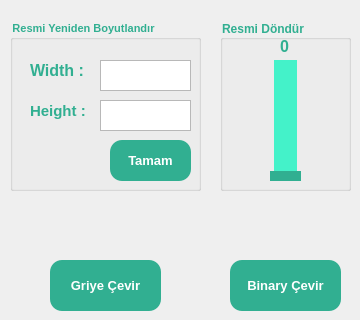
     <widget class="QWidget" name="tab_8">
      <attribute name="title">
       <string>Temel İşlemler</string>
      </attribute>
      <widget class="QGroupBox" name="groupBox_3">
       <property name="geometry">
        <rect>
         <x>10</x>
         <y>20</y>
         <width>191</width>
         <height>171</height>
        </rect>
       </property>
       <property name="font">
        <font>
         <pointsize>8</pointsize>
         <weight>75</weight>
         <bold>true</bold>
        </font>
       </property>
       <property name="styleSheet">
        <string notr="true">#groupBox_3{
color:#31AF91}</string>
       </property>
       <property name="title">
        <string>Resmi Yeniden Boyutlandır</string>
       </property>
       <widget class="QPushButton" name="t1_pb_resize">
        <property name="geometry">
         <rect>
          <x>100</x>
          <y>120</y>
          <width>81</width>
          <height>41</height>
         </rect>
        </property>
        <property name="font">
         <font>
          <pointsize>10</pointsize>
          <weight>75</weight>
          <bold>true</bold>
         </font>
        </property>
        <property name="styleSheet">
         <string notr="true">#t1_pb_resize{
background-color: #31AF91;
color: #fff;
border-radius: 12px;
}
#t1_pb_resize:hover{
background-color: #44F2C9;
color: #fff;
border-radius: 12px;
}</string>
        </property>
        <property name="text">
         <string>Tamam</string>
        </property>
       </widget>
       <widget class="QTextEdit" name="t1_te_height">
        <property name="geometry">
         <rect>
          <x>90</x>
          <y>80</y>
          <width>91</width>
          <height>31</height>
         </rect>
        </property>
       </widget>
       <widget class="QTextEdit" name="t1_te_width">
        <property name="geometry">
         <rect>
          <x>90</x>
          <y>40</y>
          <width>91</width>
          <height>31</height>
         </rect>
        </property>
       </widget>
       <widget class="QLabel" name="label_3">
        <property name="geometry">
         <rect>
          <x>20</x>
          <y>40</y>
          <width>61</width>
          <height>21</height>
         </rect>
        </property>
        <property name="font">
         <font>
          <pointsize>12</pointsize>
          <weight>75</weight>
          <bold>true</bold>
         </font>
        </property>
        <property name="styleSheet">
         <string notr="true">#label_3{
color :#31AF91}</string>
        </property>
        <property name="text">
         <string>Width :</string>
        </property>
       </widget>
       <widget class="QLabel" name="label_4">
        <property name="geometry">
         <rect>
          <x>20</x>
          <y>80</y>
          <width>61</width>
          <height>21</height>
         </rect>
        </property>
        <property name="font">
         <font>
          <pointsize>11</pointsize>
          <weight>75</weight>
          <bold>true</bold>
         </font>
        </property>
        <property name="styleSheet">
         <string notr="true">#label_4{
color :#31AF91}</string>
        </property>
        <property name="text">
         <string>Height :</string>
        </property>
       </widget>
      </widget>
      <widget class="QGroupBox" name="groupBox_2">
       <property name="geometry">
        <rect>
         <x>220</x>
         <y>20</y>
         <width>131</width>
         <height>171</height>
        </rect>
       </property>
       <property name="font">
        <font>
         <pointsize>9</pointsize>
         <weight>75</weight>
         <bold>true</bold>
        </font>
       </property>
       <property name="styleSheet">
        <string notr="true">#groupBox_2{
color:#31AF91}</string>
       </property>
       <property name="title">
        <string>Resmi Döndür</string>
       </property>
       <widget class="QSlider" name="t1_hs_rotate">
        <property name="geometry">
         <rect>
          <x>50</x>
          <y>40</y>
          <width>31</width>
          <height>121</height>
         </rect>
        </property>
        <property name="styleSheet">
         <string notr="true">#t1_hs_rotate:groove:vertical {
    background: #44F2C9;
    position: absolute;
    left: 4px; right: 4px;
}
#t1_hs_rotate:handle:vertical {
    height: 10px;
    background: #31AF91 ;
    margin: 0 -4px; /* expand outside the groove */
}</string>
        </property>
        <property name="maximum">
         <number>360</number>
        </property>
        <property name="singleStep">
         <number>5</number>
        </property>
        <property name="orientation">
         <enum>Qt::Vertical</enum>
        </property>
       </widget>
       <widget class="QLabel" name="t1_hs_lbl">
        <property name="geometry">
         <rect>
          <x>60</x>
          <y>20</y>
          <width>46</width>
          <height>13</height>
         </rect>
        </property>
        <property name="font">
         <font>
          <pointsize>12</pointsize>
          <weight>75</weight>
          <bold>true</bold>
         </font>
        </property>
        <property name="styleSheet">
         <string notr="true">#t1_hs_lbl{
color :#31AF91}</string>
        </property>
        <property name="text">
         <string>0</string>
        </property>
       </widget>
      </widget>
      <widget class="QPushButton" name="t1_pb_binary">
       <property name="geometry">
        <rect>
         <x>230</x>
         <y>260</y>
         <width>111</width>
         <height>51</height>
        </rect>
       </property>
       <property name="font">
        <font>
         <pointsize>10</pointsize>
         <weight>75</weight>
         <bold>true</bold>
        </font>
       </property>
       <property name="styleSheet">
        <string notr="true">#t1_pb_binary{
background-color: #31AF91;
color: #fff;
border-radius: 12px;
}
#t1_pb_binary:hover{
background-color: #44F2C9;
color: #fff;
border-radius: 12px;
}</string>
       </property>
       <property name="text">
        <string>Binary Çevir</string>
       </property>
      </widget>
      <widget class="QPushButton" name="t1_pb_gray">
       <property name="geometry">
        <rect>
         <x>50</x>
         <y>260</y>
         <width>111</width>
         <height>51</height>
        </rect>
       </property>
       <property name="font">
        <font>
         <pointsize>10</pointsize>
         <weight>75</weight>
         <bold>true</bold>
        </font>
       </property>
       <property name="styleSheet">
        <string notr="true">#t1_pb_gray{
background-color: #31AF91;
color: #fff;
border-radius: 12px;
}
#t1_pb_gray:hover{
background-color: #44F2C9;
color: #fff;
border-radius: 12px;
}</string>
       </property>
       <property name="text">
        <string>Griye Çevir</string>
       </property>
      </widget>
     </widget>
